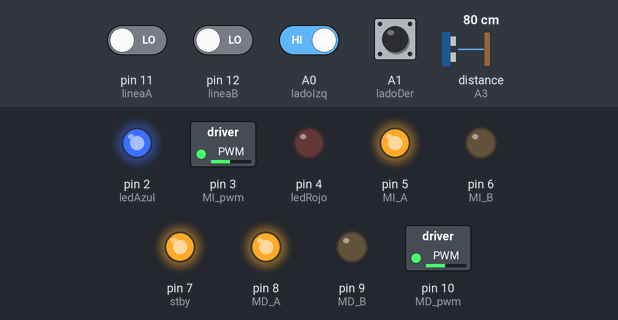
This sketch was run on a simulated Arduino Uno, built with avr-gcc and run on an emulated ATmega328P. Shown: switched loads named in the sketch (green lamp = pin HIGH), output pins drawn as LEDs (lit = HIGH). Dashed ring = blinking. The test bench sets the inputs (shaded band); at power-on: A0 (ladoIzq), A1 (ladoDer) HIGH, pin 11 (lineaA), pin 12 (lineaB) LOW, distance to the obstacle (sensor on A3) 80 cm. The echo pulse lasts 58.3 µs per cm; what the sketch prints to the serial monitor is not drawn.

Above: at 4.2 s.
4.3 s: pin 11 (lineaA) driven HIGH
At 5.39 s:
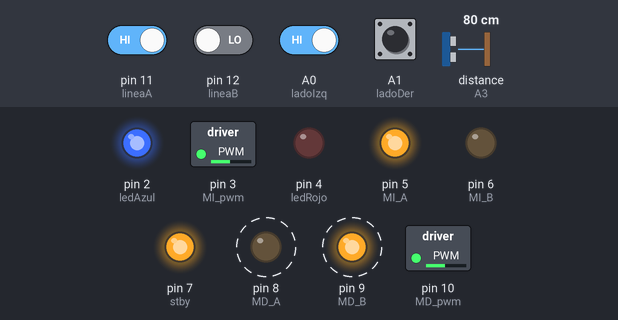
8.1 s: pin 12 (lineaB) driven HIGH
At 8.8 s:
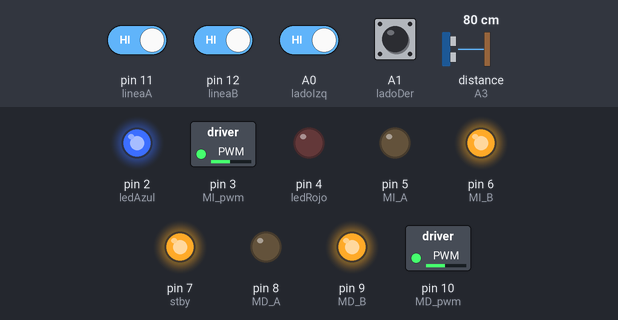
9.6 s: distance to the obstacle (sensor on A3) set to 16 cm
11.1 s: distance to the obstacle (sensor on A3) set to 13 cm
At 12.2 s:
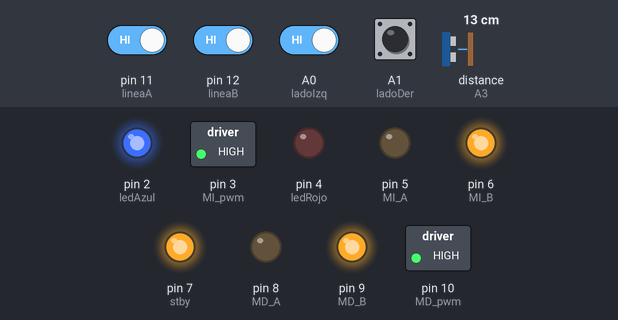
12.6 s: A0 (ladoIzq) driven LOW
At 13.0 s:
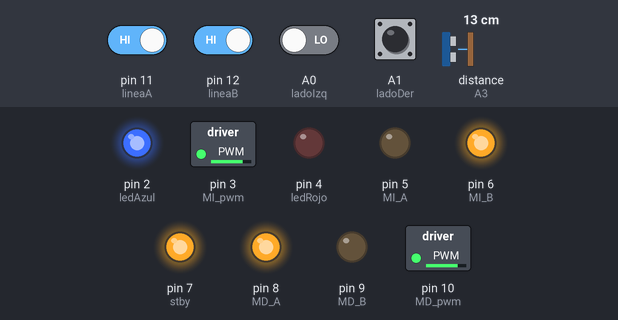
16.1 s: A0 (ladoIzq) driven HIGH
At 16.9 s:
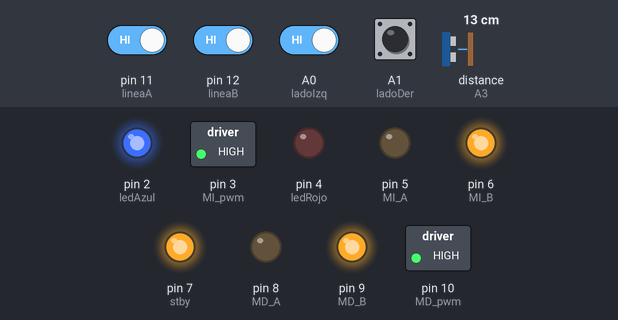
Timing chart, 0 to 18.6 s (numbered marks = the images above; inputs shaded):
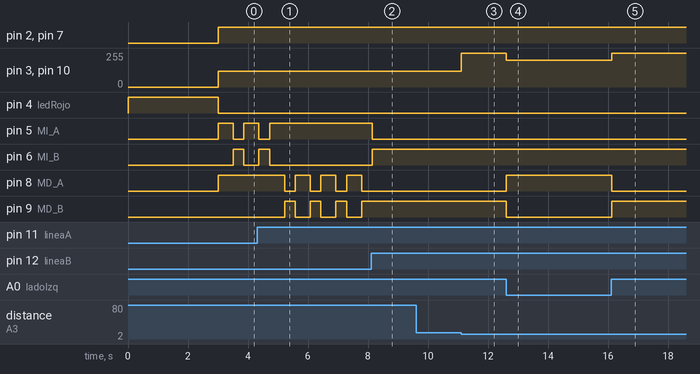

Measured:
- the behaviour switches between 15 and 14 cm on distance to the obstacle (sensor on A3) (found by bisection; images 2 and 3)
- after the input at 4.3 s, pin 5 (MI_A): goes on until 4.7 s, then stays HIGH; pin 6 (MI_B): goes on until 4.7 s, then stays LOW; pin 8 (MD_A): alternates HIGH for 0.50 s and LOW for 0.36 s, starting after 0.92 s; pin 9 (MD_B): alternates HIGH for 0.36 s and LOW for 0.50 s, starting after 0.92 s
- after the input at 8.1 s, pin 5 (MI_A): HIGH → LOW at once; pin 6 (MI_B): LOW → HIGH at once; pin 8 (MD_A): stops changing and stays LOW; pin 9 (MD_B): stops changing and stays HIGH
- after the input at 11.1 s, pin 3 (MI_pwm), pin 10 (MD_pwm): 120/255 → 255/255 at once
- after the input at 12.6 s, pin 3 (MI_pwm), pin 10 (MD_pwm): 255/255 → 200/255 at once; pin 8 (MD_A): LOW → HIGH at once; pin 9 (MD_B): HIGH → LOW at once
- after the input at 16.1 s, pin 3 (MI_pwm), pin 10 (MD_pwm): 200/255 → 255/255 at once; pin 8 (MD_A): HIGH → LOW at once; pin 9 (MD_B): LOW → HIGH at once

The sketch:

main.ino
```cpp
#include <NewPing.h>

#define TRIGGER_PIN  A3// Arduino pin tied to trigger pin on the ultrasonic sensor.
#define ECHO_PIN     A3  // Arduino pin tied to echo pin on the ultrasonic sensor.
#define MAX_DISTANCE 400 // Maximum distance we want to ping for (in centimeters). Maximum sensor distance is rated at 400-500cm.

NewPing sonar(TRIGGER_PIN, ECHO_PIN, MAX_DISTANCE); // NewPing setup of pins and maximum distance.

int distancia;

int  ladoIzq=A0;
int  ladoDer=A1;
int  lineaA=11;
int  lineaB=12;

//Motores
int stby=7;
// motores Izquierda
int MI_pwm=3;
int MI_A=5;
int MI_B=6;

// motores Derecha

int MD_pwm=10;
int MD_A=8;
int MD_B=9;


int v1,v2;
int ledRojo=4;
int ledAzul=2;
int iniciar=A4;
int a,b,c,d,e,f;

void setup() {

Serial.begin(9600);

  pinMode(ladoIzq,INPUT);
  pinMode(ladoDer,INPUT);
  pinMode(lineaA,INPUT);
  pinMode(lineaB,INPUT);
  pinMode(iniciar,INPUT);
  pinMode(ledRojo,OUTPUT);
  pinMode(ledAzul,OUTPUT);

  //pinMode(ultrasonico,INPUT);
  pinMode(MI_pwm,OUTPUT);
  pinMode(MI_A,OUTPUT);
  pinMode(MI_B,OUTPUT);
  pinMode(MD_pwm,OUTPUT);
  pinMode(MD_A,OUTPUT);
  pinMode(MD_B,OUTPUT);
  pinMode(stby,OUTPUT);
  pinMode(ledRojo,OUTPUT);
  pinMode(ledAzul,OUTPUT);


  digitalWrite(ledRojo,HIGH);
  delay(3000);
  digitalWrite(ledRojo,LOW);

}


// motors

void atras()
{
analogWrite(MI_pwm,v1);digitalWrite(MI_A,HIGH);digitalWrite(MI_B,LOW);analogWrite(MD_pwm,v2);digitalWrite(MD_A,HIGH);digitalWrite(MD_B,LOW);digitalWrite(stby,HIGH);
}

void avanzar()
{
analogWrite(MI_pwm,v1);digitalWrite(MI_A,LOW);digitalWrite(MI_B,HIGH);analogWrite(MD_pwm,v2);digitalWrite(MD_A,LOW);digitalWrite(MD_B,HIGH);digitalWrite(stby,HIGH);
}


void rotarIzq()
{
 analogWrite(MI_pwm,v1);digitalWrite(MI_A,HIGH);digitalWrite(MI_B,LOW);analogWrite(MD_pwm,v2);digitalWrite(MD_A,LOW);digitalWrite(MD_B,HIGH);digitalWrite(stby,HIGH);
}


void rotarDer()
{
 analogWrite(MI_pwm,v1);digitalWrite(MI_A,LOW);digitalWrite(MI_B,HIGH);analogWrite(MD_pwm,v2);digitalWrite(MD_A,HIGH);digitalWrite(MD_B,LOW);digitalWrite(stby,HIGH);
}

 void alto()
{
 analogWrite(MI_pwm,v1);digitalWrite(MI_A,LOW);digitalWrite(MI_B,LOW);analogWrite(MD_pwm,v2);digitalWrite(MD_A,LOW);digitalWrite(MD_B,LOW);digitalWrite(stby,HIGH);
}


void hayalgo(){
  e =sonar.ping_cm();
  if(e<15 ){f=0;}
  else{f=1;}

  }
void loop() {


v1=120;
v2=120;
//1 significa no hay nada
// 0 encontre algo


  a=digitalRead(ladoIzq);
  b=digitalRead(ladoDer);
  c=digitalRead(lineaA);
  d=digitalRead(lineaB);


   digitalWrite(ledAzul,HIGH);


Serial.print(a);Serial.print(b);Serial.print("\n \n");
hayalgo();
if(c==1)   // Si la lectura del infrarrojo #1 es 0, entonces se cumplira una de las siguientes condiciones:
{
  if(d==1)  // Si la lectura del infrarrojo #2 es 0, es decir los dos sensores estan sobre la linea negra, entonces los dos motores avanzaran en linea recta.
      {
        //algo enfrente = algo izquierda = algo derecha
        if      (f ==0 && a==0 && b==0){avanzar();}
        //algo enfrente = algo izquierda = nada derecha
        else if (f ==0 && a==0 && b==1){v1=200;v2=200;rotarDer();delay(250);v1=255;v2=255;avanzar();}
        //algo enfrente = nada izquierda = algo derecha
        else if (f ==0 && a==1 && b==0){v1=200;v2=200;rotarIzq();delay(250);v1=255;v2=255;avanzar();}
        //algo enfrente = nada izquierda = nada derecha
        else if (f ==0 && a==1 && b==1){v1=255;v2=255; avanzar();}
        //nada enfrente = algo izquierda = algo derecha
        else if (f ==1 && a==0 && b==0){avanzar();}
        //nada enfrente = algo izquierda = nada derecha
        else if (f ==1 && a==0 && b==1){v1=200;v2=200;rotarDer();}
        //nada enfrente = nada izquierda = algo derecha
        else if (f ==1 && a==1 && b==0){v1=200;v2=200;rotarIzq();}
        //nada enfrente = nada izquierda = nada derecha
        else if (f ==1 && a==1 && b==1){avanzar();}

      }
  else // Si la lectura del infrarrojo #2 es 1, el sensor#1 esta sobre la linea negra y el sensor#2 esta fuera de la linea negra, entonces solo una rueda gira y esto causara el giro.
      {
        atras();
        delay(500);
        rotarIzq();
        delay(350);
      }
}
else // Si la lectura del infrarrojo #1 no es 0, sera 1, se daran las siguientes posibilidades:
{
  if(d==0)  // Como el sensor#1 esta fuera de la linea negra y el sensor#2 esta sobre la linea negra, entonces solo una rueda gira y esto causara el giro.
      {
      atras();
      delay(500);
      rotarDer();
      delay(350);
      }
   else
   { // si ambos sensores dan lectura 1, los dos estan fuera de la linea negra, para que vuelva a su trayectoria tiene que retroceder.
      atras();
      delay(500);
      rotarDer();
      delay(250);
  }
}


}
```
